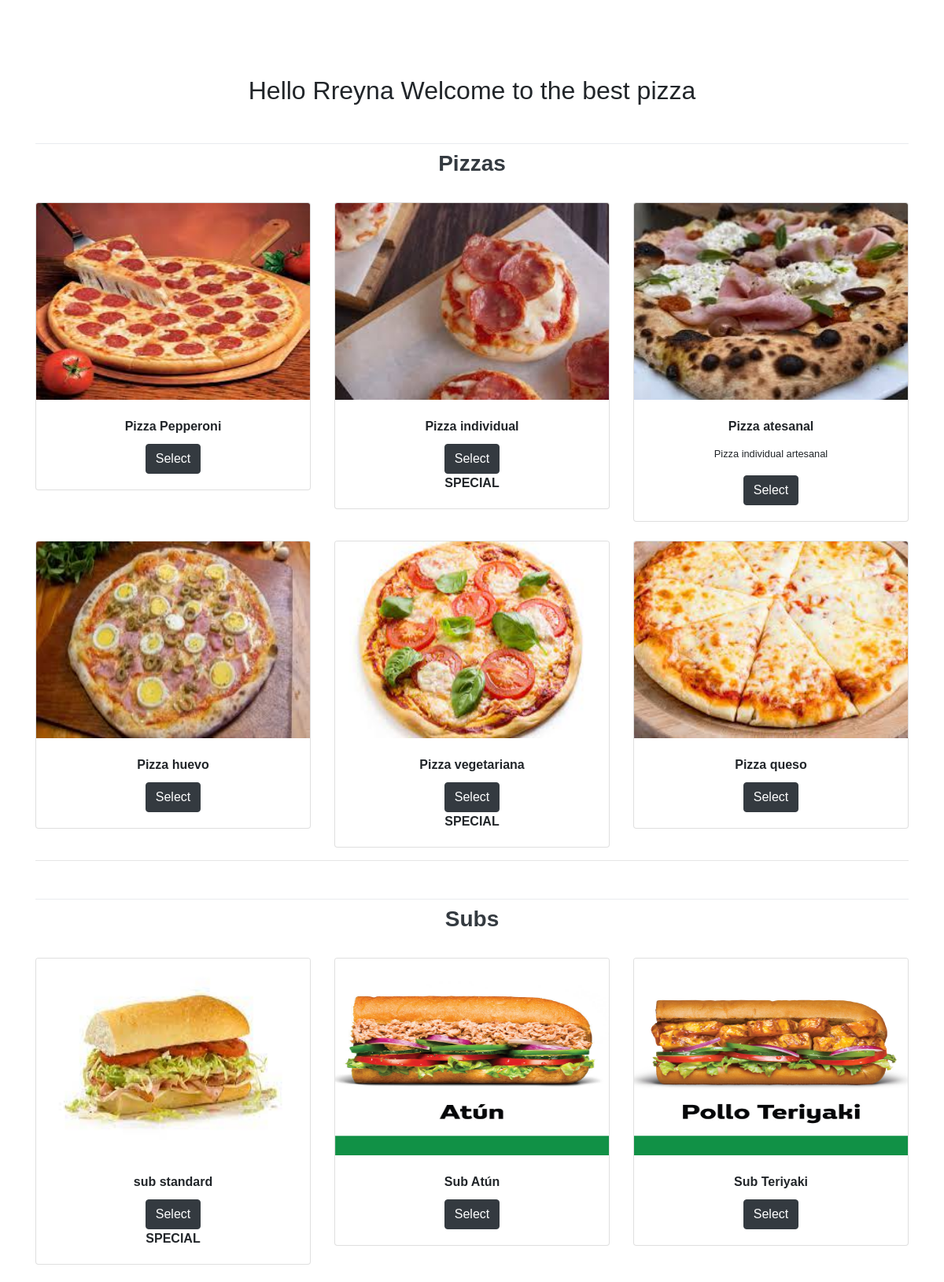
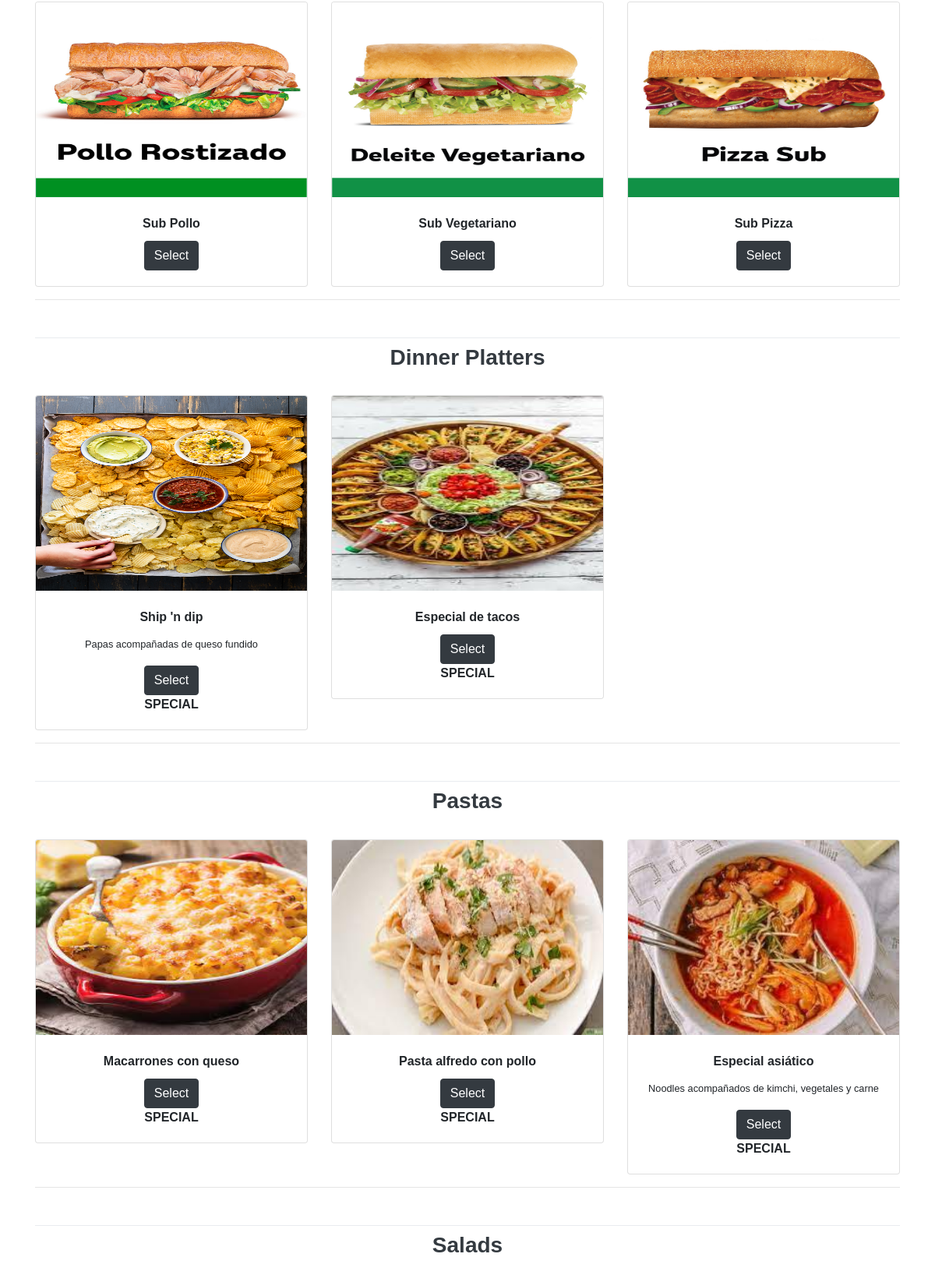
/ (signed in, upper part), run on the app's committed database (2 pictures, top to bottom).
### orders/models.py (models this page shows, shortened)
class Type(models.Model):
    type = models.CharField(max_length=64)

class Inventory(models.Model):
    name = models.CharField(max_length=64)
    image = models.ImageField(upload_to="static/images/", blank=True)
    toppings = models.ManyToManyField(
        Topping, blank=True, related_name="toppings")
    special = models.BooleanField(default=False)
    customizable = models.BooleanField(default=True)
    item_type = models.ForeignKey(Type, on_delete=models.PROTECT, null=True)
    comments = models.CharField(max_length=500, blank=True)

### orders/views.py (the view)
# urls.py: path("", views.index, name="index"),
def index(request):
    if not request.user.is_authenticated:
        return render(request, "orders/login.html", {"error": "Invalid Username"})
    context = {
        'types': Type.objects.all(),
        'inventory': Inventory.objects.all(),
        'extra_allowed_count': 3,
        'size':  Size.objects.all(),
        'toppings': Topping.objects.all()
    }
    return render(request, "orders/index.html", context)

### orders/models.py (called while the page is built)
    def __str__(self):
        return f"{self.size}"

### orders/templates/orders/index.html (shortened to what this page needs)
{% extends "orders/base.html" %}
{% block body %}
<div class="container text-center">
    <h2> Hello {{ user.first_name}} Welcome to the best pizza</h2>
    <section id="menu">
        {% for item_cat in types %}
        <div class="dropdown-divider title mt-5"></div>
        <h3 class="text-dark"><strong>{{item_cat.type}}
        </h3>
        <div>
            <div class="row row-cols-1 row-cols-md-3">
                {% for items in inventory %}
                {% if items.item_type == item_cat %}
                <div class="col-md-6 col-lg-4 col-sm-12 col-xs-12 mt-4">
                    <div class="card">{% load static%}
                        <img src=" {{items.image}}" class="card-img-top" height="250" alt="...">
                        <div class="card-body">
                            <h5 class="card-title"><small><b>{{ items.name }}</b></small></h5>
                            {% if items.comments %}
                            <p><small>{{items.comments}}</small></p>
                            {% endif %}
                            <a href="#" data-toggle="modal" data-target="#modal{{ items.id }}" aria-expanded="true"
                                aria-controls="collapseOne" class="btn btn-dark">Select</a>
                            {% if items.special %} <div class="ribbon-wrapper-green">
                                <div class="ribbon-green">SPECIAL</div>
                            </div>
                            {% endif %}
                        </div>
                    </div>
                </div>
                {%endif%}
                {% endfor %}
            </div>
            <hr>
            {% endfor %}
    </section>
</div>
{% endblock %}

### orders/templates/orders/base.html (shortened to what this page needs)
<!DOCTYPE html>
<html lang="en">
<head>
    <link rel="stylesheet" href="https://maxcdn.bootstrapcdn.com/bootstrap/4.0.0/css/bootstrap.min.css"
>
    <link rel="stylesheet" href="https://cdn.jsdelivr.net/npm/bootstrap-icons@1.3.0/font/bootstrap-icons.css">
    {% load static %}
    <link rel="stylesheet" href="{% static 'css/styles.css' %}">
</head>
<body>
<nav class="navbar navbar-expand-lg navbar-dark">
    <div class="collapse navbar-collapse" id="navbarSupportedContent">
        <ul class="navbar-nav ml-auto lista">
            {% if user.username %}
            <li class="nav-item active"><a class="nav-link" href="{% url 'index' %}"><span><b>Menu</b></span></a></li>
            <li class="nav-item active"><a class="nav-link" href="{% url 'cart' %}"><span><b>Cart</b></span></a></li>
            <li class="nav-item active"><a class="nav-link" href="{% url 'my_orders' %}"><span><b>My Orders</b></span></a></li>
            <li class="nav-item active"><a class="nav-link" href="{% url 'logout' %}"><span><b>Logout</b></span> </a></li>
            {% endif %}
        </ul>
    </div>
</nav>
{% block body %}{% endblock %}
</body>
</html>

### orders/static/css/styles.css (style rules this page uses)
* { margin: 0; padding: 0; }
body { background-image: url(https://as2.ftcdn.net/v2/jpg/02/85/26/89/1000_F_285268962_7Pb0RZFaX4OQLt5nJejlpZuSg7GvYivV.jpg); background-position: center; font-family: sans-serif; margin-top: 40px; }
a { color: #FFFFFF; }

### data on the page
Type: type "Pizzas"
Inventory: image (picture), name "Pizza Pepperoni"
Inventory: image (picture), name "Pizza individual", special "SPECIAL"
Inventory: image (picture), name "Pizza atesanal", comments "Pizza individual artesanal"
Inventory: image (picture), name "Pizza huevo"
Inventory: image (picture), name "Pizza vegetariana", special "SPECIAL"
Inventory: image (picture), name "Pizza queso"
Type: type "Subs"
Inventory: image (picture), name "sub standard", special "SPECIAL"
Inventory: image (picture), name "Sub Atún"
Inventory: image (picture), name "Sub Teriyaki"
Inventory: image (picture), name "Sub Pollo"
Inventory: image (picture), name "Sub Vegetariano"
Inventory: image (picture), name "Sub Pizza"
Type: type "Dinner Platters"
Inventory: image (picture), name "Ship 'n dip", comments "Papas acompañadas de queso fundido", special "SPECIAL"
Inventory: image (picture), name "Especial de tacos", special "SPECIAL"
Type: type "Pastas"
Inventory: image (picture), name "Macarrones con queso", special "SPECIAL"
Inventory: image (picture), name "Pasta alfredo con pollo", special "SPECIAL"
Inventory: image (picture), name "Especial asiático", comments "Noodles acompañados de kimchi, vegetales y carne", special "SPECIAL"
Type: type "Salads"

### other printed values
{{ user.first_name }} "Rreyna"
